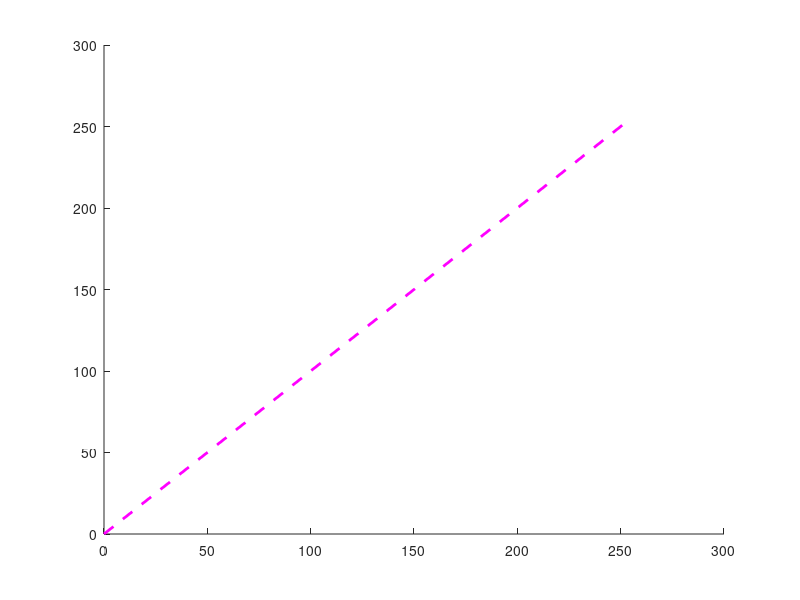

Write the MATLAB code that produced this figure. (Note: this script raises an error after producing the figure.)
%% Lab 3
% This lab will teach you and give insight on projections, linear
% transformations.


%% Matrix multiplication
% Multiply these two matrices. 
% Remember (m_rows x n_cols)(n_rows x p_cols) = (m_rows x p_cols)
 
A = [1 4 3 2;
    3 2 8 1];

B = [1 8 1 0;
    6 9 2 3;
    4 2 0 1];

%A*B = []; % Will this work?
% Answer: no; always check sizes of matrices before you multiply, it will
% save you hours of headache down the line. 

% What will make it work?
% Hint: transposes... 

A*B'

B*A'

% Note how the resultant products of these matrix multiplies are transposes
% of each other! 

% (XY)' = Y'X'


%% Projection practice

% define two vectors
aa = [10; 10];
bb = [20; 9];

%what is their dot product? Do NOT use dot()
dotted = aa'*bb; 

len_a = sqrt(aa'*aa);
len_b = sqrt(bb'*bb);

% dotted = len_a * len_b * cos(angle_ab)
% therefore angle_ab = ?
angle_ab = acosd(dotted/(len_a*len_b)) ;

%project aa onto the line defined by bb
%what is its length? what is its direction?

u_b = bb/len_b; %define the unit vector that lies on the axis of proj.
len_proj_ab = aa'*u_b; % length of the projection 'shadow'
proj_ab = len_proj_ab * u_b; % length * direction = vector!

%% 2D --> 1D projection
% You are tasked with finding a new 'purple' for NYU! The current purple
% has [79, 135] (Math on board) 
load('test_purple.mat')
nyu_purple = [79, 135]'; %alternatively, [79;135]
unit_purple= [1; 1]/sqrt(2); %define the purple axis!

% how purple is NYU's purple?
mag_nyu = nyu_purple'*unit_purple; %magnitude of NYU vector's projection onto purple axis;

% How do we find the orthogonal vector? 

ortho_purple = nyu_purple - mag_nyu*unit_purple; %subtract its projection onto the purple axis!
ortho_purple = ortho_purple/sqrt(ortho_purple'*ortho_purple); %normalize

x_purple = [97; 111]; 
mag_x = x_purple'*unit_purple; %how purple is this x_purple?

% Load test_purple.mat into Workspace
% This matrix contains a 2x10 matrix comprising ten (R,B) column vectors. 


%FORLOOP START
proj_test = zeros(10,1);
for ii = 1:10
    proj_test(ii) = test_purple(:,ii)'*unit_purple;
end
proj_test
%FORLOOP END

%can we do this all in one shot and avoid loops? (hint: matrix multiply)
unit_purple'*test_purple %one line!


%% plot the purples
% Why are most of them 150 units of purple despite them being very
% different values?

figure
hold on
plot([0,255],[0,255],'--m','linewidth',2);
quiver(0,0,purple_nyu(1),purple_nyu(2),'k','linewidth',1); %black one is original nyu purple
for ii = 1:10
    
    if ii<10
        col = [0 0 1];
    else
        col = [1 0 0];
    end
    quiver(0,0,test_purple(1,ii),test_purple(2,ii),'color',col)
    
end
axis([0,150,0,150])
axis square
xlabel('Redness')
ylabel('Blueness')

%% 3D --> 2D projection

% data vectors
% [height (in) , weight (lbs), Shoe size (Eur)]
lyndon = [68, 140, 9.5];
person1 = [68, 140, 7]; 
person2 = [68, 140, 6]; 
person3 = [68, 140, 6.5]; 
person4 = [68, 140, 14]; 

% put them all into a matrix
people = [lyndon; person1; person2; person3; person4];

[n_people, n_variables] = size(people);

% quiver3(starts(:,1), starts(:,2), starts(:,3), ends(:,1), ends(:,2), ends(:,3))
close all
figure 
hold on
for pp = 1:n_people
    quiver3(0, 0, 0, people(pp,1), people(pp,2), people(pp,3))
%     plot3([0 people(pp,1)],[0 people(pp,2)],[0 people(pp,3)])
end
xlabel('Height (in)')
ylabel('Weight (lbs)')
zlabel('Shoe size')
view(3)
axis square
grid on
legend('Lyndon','person1','person2','person3','person4')

%% Matrix = linear transformation
% Back to purple space... 
% We can decompose the unit purple vector into a chain of matrix multiplies
% Remember, a scalar and vector are both special cases of matrices.
% Just like how you can write 5 = 1/3 * 5 * 3 , you can decompose linear
% transform matrices into a sequence of matrix multiplies that can help you 
% better understand what the transformation is doing... 

purple_transform = unit_purple';

s = [1, 0]; %1x2
vt = [unit_purple'; ortho_purple']; % 2x2

disp('purple_transform is unit_purple transposed')
% purple_transform

disp('what is this chain of linear transformations?')
% s*vt'
s*vt 

% We will go into more depth about what is happening here during the SVD
% lecture. But for now, note that the matrix s = [1,0] is multiplying the
% matrix vt = [.7071, .7071; -7071 .7071]. This is a (1x2) matrix
% multiplying a (2x2) matrix, so we expect their matrix product to be of
% size (1x2). The first row of vt is unit_purple, and the second row of vt
% is ortho_purple (the unit vector that is orthogonal to unit_purple). What
% s*vt is effectively doing is 'selecting' the first row of vt, and
% ignoring the 2nd row of vt, since s=[1,0]. The product is thus [0.7071,
% 0.7071] which is unit_purple'!

unit_purple' == s*vt

% What we describe here is a very powerful statement, but looks as trivial
% as 5 = 1/3 * 5 * 3. We decomposed unit_purple' into a selector matrix s
% that 'selected' the unit_purple component of vt, and zeroed the
% ortho_purple copmonent of vt. Thus, we project a vector X onto
% unit_purple by unit_purple'*X, we are saying this equivalent to saying
% s*vt*X. In other words, a projection of X onto unit purple, and a vector
% orthogonal to unit_purple, and then zeroing the orthogonal component
% while keeping the component that lies on unit_purple. This concept is the
% heart of the singular value decomposition.
